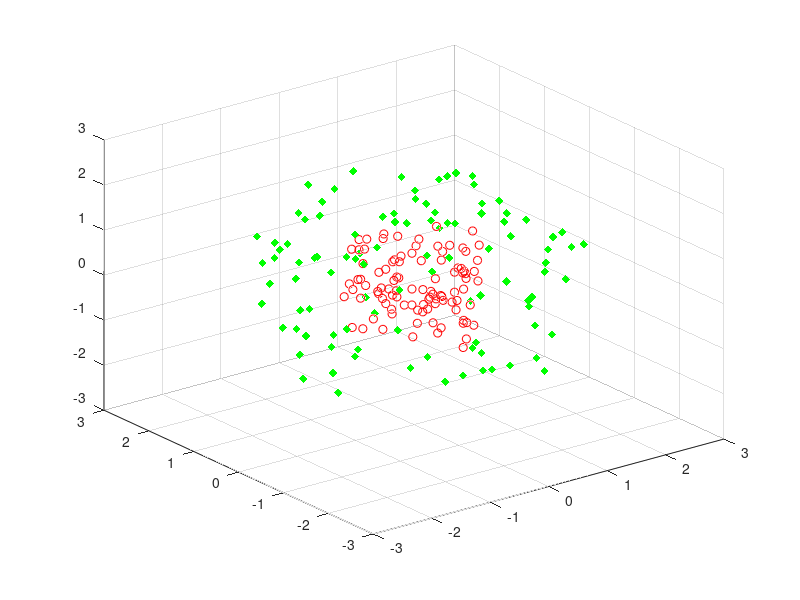

This figure's MATLAB source:
%% Circular Synthetic datasets
clear;clc;

%% Circular Dataset
n = 200;
numPts = 0;
X = zeros(n,3);
Y = [-ones(n/2,1);ones(n/2,1)];

while(numPts<100)
    curX1 = 2*rand-1;
    curX2 = 2*rand-1;
    curX3 = 2*rand-1;
    if (curX1^2 + curX2^2 < 1)
        X(numPts+1,1) = curX1;
        X(numPts+1,2) = curX2;
        X(numPts+1,3) = curX3;
        numPts = numPts + 1;
    end
end

while(numPts<200)
    curX1 = 12.5*rand-6.25;
    curX2 = 12.5*rand-6.25;
    curX3 = 12.5*rand-6.25;
    
    if (curX1^2 + curX2^2 + curX3^2 >= 2.25 && curX1^2 + curX2^2 + curX3^2 <= 6.25)
        X(numPts+1,1) = curX1;
        X(numPts+1,2) = curX2;
        X(numPts+1,3) = curX3;
        numPts = numPts + 1;
    end
end

%% Plot
for i=1:99
    scatter3(X(i,1),X(i,2),X(i,3),'r','o');
    hold on
end

for i=100:200 
    scatter3(X(i,1),X(i,2),X(i,3),'g','diamond','filled');
    hold on
end
hold off    


%%
sreedee_data_circular = [X,Y];
save("threedee_circular_dataset", "sreedee_data_circular");
